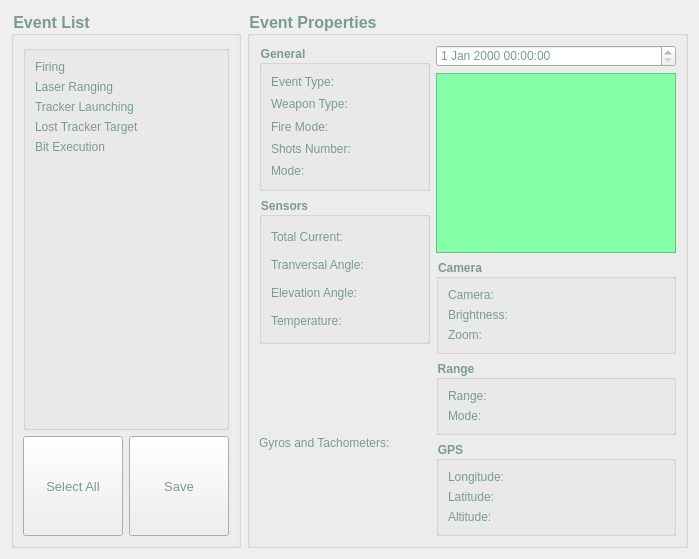
         <widget class="QWidget" name="frame_video_stack_5">
          <layout class="QHBoxLayout" name="horizontalLayout_14" stretch="1,2">
           <item>
            <widget class="QGroupBox" name="groupBox_8">
             <property name="font">
              <font>
               <pointsize>12</pointsize>
               <weight>75</weight>
               <bold>true</bold>
              </font>
             </property>
             <property name="styleSheet">
              <string notr="true">color: rgb(123, 154, 147);</string>
             </property>
             <property name="title">
              <string>Event List</string>
             </property>
             <layout class="QVBoxLayout" name="verticalLayout_33" stretch="7,2">
              <item>
               <widget class="QGroupBox" name="groupBox_10">
                <property name="title">
                 <string/>
                </property>
                <layout class="QGridLayout" name="gridLayout_21">
                 <item row="1" column="0">
                  <widget class="QLabel" name="label_157">
                   <property name="font">
                    <font>
                     <pointsize>9</pointsize>
                    </font>
                   </property>
                   <property name="text">
                    <string>Laser Ranging</string>
                   </property>
                  </widget>
                 </item>
                 <item row="2" column="0">
                  <widget class="QLabel" name="label_158">
                   <property name="font">
                    <font>
                     <pointsize>9</pointsize>
                    </font>
                   </property>
                   <property name="text">
                    <string>Tracker Launching</string>
                   </property>
                  </widget>
                 </item>
                 <item row="3" column="0">
                  <widget class="QLabel" name="label_159">
                   <property name="font">
                    <font>
                     <pointsize>9</pointsize>
                    </font>
                   </property>
                   <property name="text">
                    <string>Lost Tracker Target</string>
                   </property>
                  </widget>
                 </item>
                 <item row="0" column="0">
                  <widget class="QLabel" name="label_156">
                   <property name="font">
                    <font>
                     <pointsize>9</pointsize>
                    </font>
                   </property>
                   <property name="text">
                    <string>Firing</string>
                   </property>
                  </widget>
                 </item>
                 <item row="4" column="0">
                  <widget class="QLabel" name="label_160">
                   <property name="font">
                    <font>
                     <pointsize>9</pointsize>
                    </font>
                   </property>
                   <property name="text">
                    <string>Bit Execution</string>
                   </property>
                  </widget>
                 </item>
                 <item row="5" column="0">
                  <spacer name="verticalSpacer_13">
                   <property name="orientation">
                    <enum>Qt::Vertical</enum>
                   </property>
                   <property name="sizeHint" stdset="0">
                    <size>
                     <width>20</width>
                     <height>40</height>
                    </size>
                   </property>
                  </spacer>
                 </item>
                </layout>
               </widget>
              </item>
              <item>
               <layout class="QGridLayout" name="gridLayout_20">
                <item row="0" column="1">
                 <widget class="QPushButton" name="pushButton_2">
                  <property name="minimumSize">
                   <size>
                    <width>100</width>
                    <height>100</height>
                   </size>
                  </property>
                  <property name="font">
                   <font>
                    <pointsize>10</pointsize>
                   </font>
                  </property>
                  <property name="styleSheet">
                   <string notr="true">color: rgb(123, 154, 147);</string>
                  </property>
                  <property name="text">
                   <string>Select All</string>
                  </property>
                 </widget>
                </item>
                <item row="0" column="2">
                 <widget class="QPushButton" name="pushButton">
                  <property name="minimumSize">
                   <size>
                    <width>100</width>
                    <height>100</height>
                   </size>
                  </property>
                  <property name="font">
                   <font>
                    <pointsize>10</pointsize>
                   </font>
                  </property>
                  <property name="styleSheet">
                   <string notr="true">color: rgb(123, 154, 147);</string>
                  </property>
                  <property name="text">
                   <string>Save</string>
                  </property>
                 </widget>
                </item>
                <item row="0" column="0">
                 <spacer name="horizontalSpacer_6">
                  <property name="orientation">
                   <enum>Qt::Horizontal</enum>
                  </property>
                  <property name="sizeHint" stdset="0">
                   <size>
                    <width>40</width>
                    <height>20</height>
                   </size>
                  </property>
                 </spacer>
                </item>
               </layout>
              </item>
             </layout>
            </widget>
           </item>
           <item>
            <widget class="QGroupBox" name="groupBox_9">
             <property name="font">
              <font>
               <pointsize>12</pointsize>
               <weight>75</weight>
               <bold>true</bold>
              </font>
             </property>
             <property name="styleSheet">
              <string notr="true">color: rgb(123, 154, 147);</string>
             </property>
             <property name="title">
              <string>Event Properties</string>
             </property>
             <layout class="QHBoxLayout" name="horizontalLayout_15">
              <item>
               <layout class="QGridLayout" name="gridLayout_22">
                <item row="3" column="0">
                 <widget class="QLabel" name="label_161">
                  <property name="styleSheet">
                   <string notr="true">color: rgb(123, 154, 147);</string>
                  </property>
                  <property name="text">
                   <string>Gyros and Tachometers:</string>
                  </property>
                 </widget>
                </item>
                <item row="2" column="0">
                 <spacer name="verticalSpacer_14">
                  <property name="orientation">
                   <enum>Qt::Vertical</enum>
                  </property>
                  <property name="sizeType">
                   <enum>QSizePolicy::Fixed</enum>
                  </property>
                  <property name="sizeHint" stdset="0">
                   <size>
                    <width>20</width>
                    <height>20</height>
                   </size>
                  </property>
                 </spacer>
                </item>
                <item row="0" column="0">
                 <widget class="QGroupBox" name="groupBox_11">
                  <property name="font">
                   <font>
                    <weight>75</weight>
                    <bold>true</bold>
                   </font>
                  </property>
                  <property name="styleSheet">
                   <string notr="true">color: rgb(123, 154, 147);</string>
                  </property>
                  <property name="title">
                   <string>General</string>
                  </property>
                  <layout class="QGridLayout" name="gridLayout_24">
                   <item row="2" column="0">
                    <widget class="QLabel" name="label_164">
                     <property name="text">
                      <string>Fire Mode:</string>
                     </property>
                    </widget>
                   </item>
                   <item row="1" column="0">
                    <widget class="QLabel" name="label_163">
                     <property name="text">
                      <string>Weapon Type:</string>
                     </property>
                    </widget>
                   </item>
                   <item row="3" column="0">
                    <widget class="QLabel" name="label_165">
                     <property name="text">
                      <string>Shots Number:</string>
                     </property>
                    </widget>
                   </item>
                   <item row="0" column="0">
                    <widget class="QLabel" name="label_162">
                     <property name="text">
                      <string>Event Type:</string>
                     </property>
                    </widget>
                   </item>
                   <item row="4" column="0">
                    <widget class="QLabel" name="label_166">
                     <property name="text">
                      <string>Mode:</string>
                     </property>
                    </widget>
                   </item>
                  </layout>
                 </widget>
                </item>
                <item row="1" column="0">
                 <widget class="QGroupBox" name="groupBox_12">
                  <property name="font">
                   <font>
                    <weight>75</weight>
                    <bold>true</bold>
                   </font>
                  </property>
                  <property name="styleSheet">
                   <string notr="true">color: rgb(123, 154, 147);</string>
                  </property>
                  <property name="title">
                   <string>Sensors</string>
                  </property>
                  <layout class="QGridLayout" name="gridLayout_25">
                   <item row="0" column="0">
                    <widget class="QLabel" name="label_167">
                     <property name="text">
                      <string>Total Current:</string>
                     </property>
                    </widget>
                   </item>
                   <item row="2" column="0">
                    <widget class="QLabel" name="label_169">
                     <property name="text">
                      <string>Elevation Angle:</string>
                     </property>
                    </widget>
                   </item>
                   <item row="1" column="0">
                    <widget class="QLabel" name="label_168">
                     <property name="text">
                      <string>Tranversal Angle:</string>
                     </property>
                    </widget>
                   </item>
                   <item row="3" column="0">
                    <widget class="QLabel" name="label_170">
                     <property name="text">
                      <string>Temperature:</string>
                     </property>
                    </widget>
                   </item>
                  </layout>
                 </widget>
                </item>
                <item row="4" column="0">
                 <spacer name="verticalSpacer_15">
                  <property name="orientation">
                   <enum>Qt::Vertical</enum>
                  </property>
                  <property name="sizeType">
                   <enum>QSizePolicy::Fixed</enum>
                  </property>
                  <property name="sizeHint" stdset="0">
                   <size>
                    <width>20</width>
                    <height>20</height>
                   </size>
                  </property>
                 </spacer>
                </item>
               </layout>
              </item>
              <item>
               <layout class="QGridLayout" name="gridLayout_23">
                <item row="1" column="0">
                 <widget class="video_window" name="frame_5">
                  <property name="sizePolicy">
                   <sizepolicy hsizetype="Fixed" vsizetype="Fixed">
                    <horstretch>0</horstretch>
                    <verstretch>0</verstretch>
                   </sizepolicy>
                  </property>
                  <property name="minimumSize">
                   <size>
                    <width>240</width>
                    <height>180</height>
                   </size>
                  </property>
                  <property name="styleSheet">
                   <string notr="true">background-color: rgb(133, 255, 168);</string>
                  </property>
                  <property name="frameShape">
                   <enum>QFrame::StyledPanel</enum>
                  </property>
                  <property name="frameShadow">
                   <enum>QFrame::Raised</enum>
                  </property>
                 </widget>
                </item>
                <item row="0" column="0">
                 <widget class="QDateTimeEdit" name="dateTimeEdit"/>
                </item>
                <item row="3" column="0">
                 <widget class="QGroupBox" name="groupBox_14">
                  <property name="font">
                   <font>
                    <weight>75</weight>
                    <bold>true</bold>
                   </font>
                  </property>
                  <property name="styleSheet">
                   <string notr="true">color: rgb(123, 154, 147);</string>
                  </property>
                  <property name="title">
                   <string>Range</string>
                  </property>
                  <layout class="QGridLayout" name="gridLayout_27">
                   <item row="0" column="0">
                    <widget class="QLabel" name="label_174">
                     <property name="text">
                      <string>Range:</string>
                     </property>
                    </widget>
                   </item>
                   <item row="1" column="0">
                    <widget class="QLabel" name="label_175">
                     <property name="text">
                      <string>Mode:</string>
                     </property>
                    </widget>
                   </item>
                  </layout>
                 </widget>
                </item>
                <item row="2" column="0">
                 <widget class="QGroupBox" name="groupBox_13">
                  <property name="font">
                   <font>
                    <weight>75</weight>
                    <bold>true</bold>
                   </font>
                  </property>
                  <property name="styleSheet">
                   <string notr="true">color: rgb(123, 154, 147);</string>
                  </property>
                  <property name="title">
                   <string>Camera</string>
                  </property>
                  <layout class="QGridLayout" name="gridLayout_26">
                   <item row="0" column="0">
                    <widget class="QLabel" name="label_171">
                     <property name="text">
                      <string>Camera:</string>
                     </property>
                    </widget>
                   </item>
                   <item row="1" column="0">
                    <widget class="QLabel" name="label_172">
                     <property name="text">
                      <string>Brightness:</string>
                     </property>
                    </widget>
                   </item>
                   <item row="2" column="0">
                    <widget class="QLabel" name="label_173">
                     <property name="text">
                      <string>Zoom:</string>
                     </property>
                    </widget>
                   </item>
                  </layout>
                 </widget>
                </item>
                <item row="4" column="0">
                 <widget class="QGroupBox" name="groupBox_15">
                  <property name="font">
                   <font>
                    <weight>75</weight>
                    <bold>true</bold>
                   </font>
                  </property>
                  <property name="styleSheet">
                   <string notr="true">color: rgb(123, 154, 147);</string>
                  </property>
                  <property name="title">
                   <string>GPS</string>
                  </property>
                  <layout class="QGridLayout" name="gridLayout_28">
                   <item row="0" column="0">
                    <widget class="QLabel" name="label_176">
                     <property name="text">
                      <string>Longitude:</string>
                     </property>
                    </widget>
                   </item>
                   <item row="1" column="0">
                    <widget class="QLabel" name="label_177">
                     <property name="text">
                      <string>Latitude:</string>
                     </property>
                    </widget>
                   </item>
                   <item row="2" column="0">
                    <widget class="QLabel" name="label_178">
                     <property name="text">
                      <string>Altitude:</string>
                     </property>
                    </widget>
                   </item>
                  </layout>
                 </widget>
                </item>
               </layout>
              </item>
             </layout>
            </widget>
           </item>
          </layout>
         </widget>
